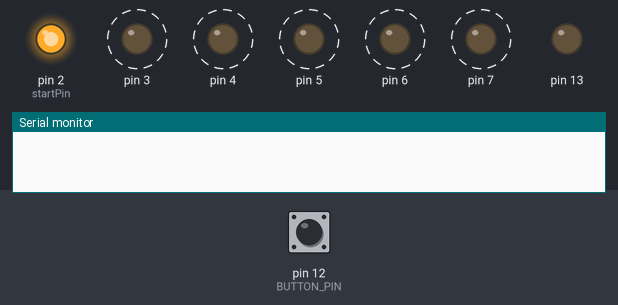
Bench run of a sketch on a simulated Arduino Uno, built with avr-gcc and run on an emulated ATmega328P. On the bench: output pins drawn as LEDs (lit = HIGH), the last lines printed to the serial monitor. Dashed ring = blinking. The inputs (shaded band) are chosen by the test bench; at power-on: pin 12 (BUTTON_PIN) HIGH.

Above: at 1.25 s.
1.3 s: pin 12 (BUTTON_PIN) pulled LOW for 1 s
At 1.45 s:
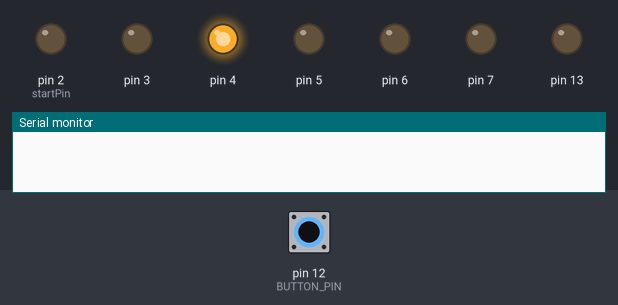
At 2.3 s:
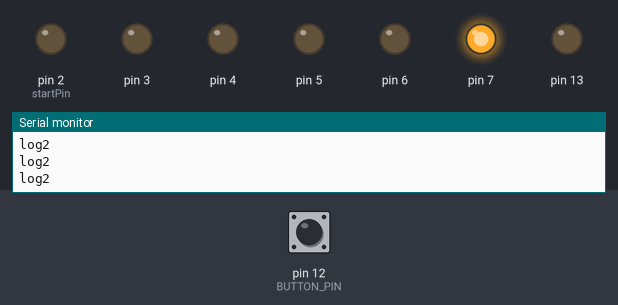
3.8 s: pin 12 (BUTTON_PIN) driven LOW
Timing chart, 0 to 6.8 s (numbered marks = the images above; inputs shaded):
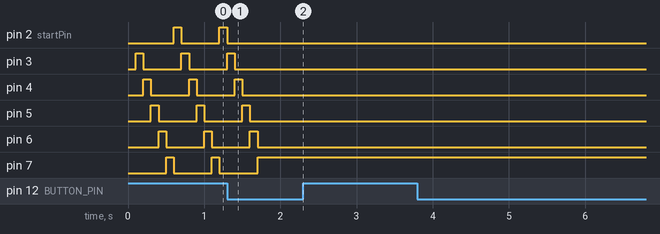

The sketch:

working.ino
```cpp
#include <Arduino.h>
/*
  Catch the Lightning

  Runs a light down a row of lights by tunring on a light. After a
  moment it turns off the light and turns on the next light. It does
  this down a row of lights.

  A button will be set up to "catch" the light. This means that if a
  the button if pressed when the light is on the LED associated with
  the button, the light is caught.

  To start with the light will stop stop. When the button is pressed
  again it will continue down the line.
*/

const int startPin = 2;
const int BUTTON_PIN = 12;
const int ledQuantity = 6;
long interval = 100;
const int specialPin = startPin + ledQuantity - 1;  // The last light pin

unsigned long previousMillis = 0;
int currentPin = startPin;
bool isCaptured = false;

void setup() {
  Serial.begin(9600);

  // Iterate through the light pins and assign each pin as output
  for (int thisPin = startPin; thisPin < startPin + ledQuantity; thisPin++) {
    pinMode(thisPin, OUTPUT);
  }

  pinMode(12, INPUT_PULLUP);
  pinMode(13, OUTPUT);
  digitalWrite(13, LOW);
}

void loop()
{
  if (isCaptured && !isButtonPressed(BUTTON_PIN))
  {
    return;
  }

  if (isCaptured && isButtonPressed(BUTTON_PIN))
  {
    isCaptured = false;
    return;
  }

  if (isPinSelected(BUTTON_PIN, specialPin))
  {
    Serial.println("log2");
    isCaptured = true;
    return;
  }

  if (isIntervalComplete(previousMillis, interval))
  {
    // Reset current interval
    unsigned long currentMillis = millis();
    previousMillis = currentMillis;

    // Turn off current pin and turn on next
    int nextPin = getNextPin(currentPin, startPin, ledQuantity);
    digitalWrite(currentPin, LOW);
    digitalWrite(nextPin, HIGH);
    currentPin = nextPin;
  }
}

bool isButtonPressed(int buttonPin)
{
  bool sensorVal = digitalRead(buttonPin);
  if (sensorVal == LOW)
  {
    return true;
  }
  return false;
}

bool isIntervalComplete(unsigned long previousMillis, int interval) {
  unsigned long currentMillis = millis();

  if (currentMillis - previousMillis >= interval) {
    return true;
  }
  return false;
}

bool isButtonDebounceOn() {
  // TO DO
}

int getNextPin(int num, int start, int quantity) {
  // If it's the last pin return the first
  if (num == (start + quantity - 1)) {
    return start;
  }

  return num + 1;
}

bool isPinSelected(int buttonPin, int ledPin) {
  bool isButtonPressed = false;
  bool sensorVal = digitalRead(buttonPin);
  if (sensorVal == LOW) {
    isButtonPressed = true;
  }

  bool isPinOn = digitalRead(ledPin);

  if (isButtonPressed && isPinOn) {
    return true;
  } else {
    return false;
  }
}
```

Led.cpp
```cpp
#include "Led.h"
Led::Led(byte pin) {
  this->pin = pin;
  init();
}
void Led::init() {
  pinMode(pin, OUTPUT);
  off();
}
void Led::on() { digitalWrite(pin, HIGH); }
void Led::off() { digitalWrite(pin, LOW); }
bool Led::isOn() {
  return digitalRead(pin) == HIGH;
}
```

Led.h
```cpp
#ifndef MY_LED_H
#define MY_LED_H
#include <Arduino.h>
class Led {
 private:
  byte pin;
  void init();

 public:
  Led(byte pin);
  void on();
  void off();
  bool isOn();
};
#endif
```

MillisDelay.cpp
```cpp
// MillisDelay.cpp

/*
 * (c)2018 Forward Computing and Control Pty. Ltd.
 * NSW Australia, www.forward.com.au
 * This code is not warranted to be fit for any purpose. You may only use it at
 * your own risk. This generated code may be freely used for both private and
 * commercial use provided this copyright is maintained.
 */

// include Arduino.h for millis()
#include "MillisDelay.h"

#include <Arduino.h>

MillisDelay::MillisDelay() {
  finishNow = false;
  running = false;
  startTime = 0;
}

/**
   Start a delay of this many milliseconds
   @param delay in millisconds, 0 means justFinished() will return true on first
   call
*/
void MillisDelay::start(unsigned long delay) {
  finishNow = false;
  msDelay = delay;
  running = true;
  startTime = millis();
}

/**
   Stop the delay
   justFinished() will now never return true
   until after start(),restart() or repeat() called again
*/
void MillisDelay::stop() {
  running = false;
  finishNow = false;  // do not finish early
}

/**
  Has the delay ended/expired or has finish() been called?
  justFinished() returns true just once when delay first exceeded or the first
  time it is called after finish() called
*/
bool MillisDelay::justFinished() {
  if (running && (finishNow || (millis() - startTime) >= msDelay)) {
    stop();
    return true;
  }
  return false;
}

/**
   repeat()
   Do same delay again but allow for a possible delay in calling justFinished()
*/
void MillisDelay::repeat() {
  startTime = startTime + msDelay;
  running = true;
  finishNow = false;  // do not finish early
}
```

MillisDelay.h
```cpp
#ifndef MILLIS_DELAY
#define MILLIS_DELAY
#include <Arduino.h>
class MillisDelay {
 private:
  bool finishNow;
  unsigned long msDelay;
  bool running;
  unsigned long startTime;

  public:
    MillisDelay();
    void start(unsigned long delay);
    void stop();
    bool justFinished();
    void repeat();
};
#endif
```

Measured:
- after the input at 1.3 s, pin 2 (startPin): goes on until 1.3 s, then stays LOW; pin 3: goes on until 1.4 s, then stays LOW; pin 4: goes on until 1.5 s, then stays LOW; pin 5: goes on until 1.6 s, then stays LOW; pin 6: goes on until 1.7 s, then stays LOW
- by itself, pin 3–7: alternates HIGH for 0.10 s and LOW for 0.50 s
